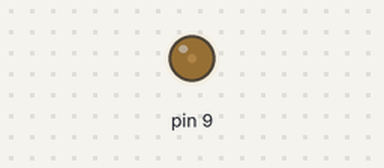
A sketch run on a simulated Arduino Uno, built with avr-gcc and run on an emulated ATmega328P. On the bench: output pins drawn as LEDs (lit = HIGH). Random numbers use the default seed unless the sketch sets one.

Above: at 1.08 s.
Timing chart, 0 to 2.5 s (numbered marks = the images above):
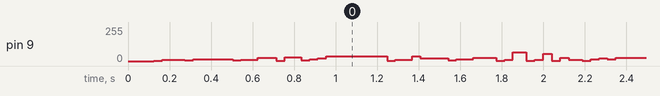

The sketch:

noise.ino
```cpp
#include "TimerOne.h"

int position;
int width = 1023;
int step_max = 20;
int step_min = -step_max;

void setup() {
  Timer1.initialize();
  position = random(width);
}

void loop() {
  Timer1.pwm(9, position, 8);

  position = position + random(step_min, step_max);
  if (position > width) {
    position = 2*width - position;
  } else {
    if (position < 0) {
      position = -position;
    }
  };

}
```
